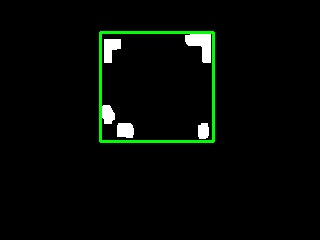
#> input picture imgs/cage_found.jpg, 320 x 240 px, given in place of the camera
$ python ball_tracking.py   (Python 2 division)
#> lines starting #> are read from the running program, lines starting #| are printed output that depends on the picture; after the words box and inside, x2 and y2 are one past the last pixel; in counts of white or black regions, pixels touching at a corner belong together; long printed decimals are rounded
#> further down, frame is the input picture: shape (240, 320, 3); mean B, G, R 5.1, 8.8, 5.1
import numpy as np
import cv2
import imutils
from collections import deque

from imutils.video import VideoStream
import time


class BallTracker:
	def __init__(self):
		self.greenLower = (29, 86, 6)
		self.greenUpper = (64, 255, 255)
		# self.greenLower = (45//2, 45, 10)
		# self.greenUpper = (65//2, 255, 255)
		self.positions = deque(maxlen=2)

	def add_frame(self, frame):
		found, center, radius = False, None, None
		if frame is None:
			return found, center, radius

		# blur the frame, and convert it to the HSVcolor space
		blurred = cv2.GaussianBlur(frame, (11, 11), 0)
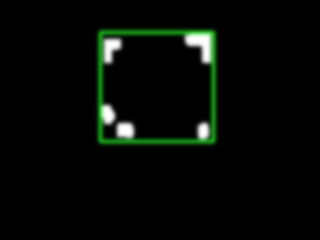
#> blurred: shape (240, 320, 3); mean B, G, R 5.1, 8.8, 5.1
		hsv = cv2.cvtColor(blurred, cv2.COLOR_BGR2HSV)
#> hsv: shape (240, 320, 3); mean H, S, V 7.6, 20.3, 8.9

		# construct a mask for the color "green", then perform
		# a series of dilations and erosions to remove any small
		# blobs left in the mask
		mask = cv2.inRange(hsv, self.greenLower, self.greenUpper)
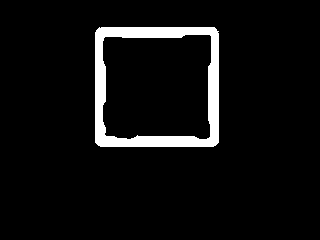
#> mask: shape (240, 320); 5.8% white; 1 white region, box (x1, y1, x2, y2) and area: (95, 27, 219, 147) 4416
		mask = cv2.erode(mask, None, iterations=2)
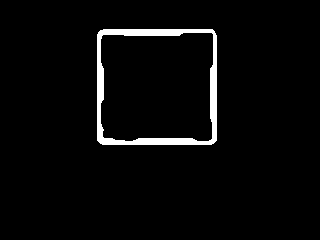
#> mask: shape (240, 320); 3.3% white; 1 white region, box (x1, y1, x2, y2) and area: (97, 29, 217, 145) 2549
		mask = cv2.dilate(mask, None, iterations=2)
#> mask: shape (240, 320); 5.7% white; 1 white region


		# find contours in the mask and initialize the current
		# (x, y) center of the ball
		cnts = cv2.findContours(mask.copy(), cv2.RETR_EXTERNAL, cv2.CHAIN_APPROX_SIMPLE)
#> cnts = 1 contour; box (x1, y1, x2, y2) and area: (95, 27, 219, 147) 14597
		cnts = imutils.grab_contours(cnts)

		# only proceed if at least one contour was found
		if len(cnts) > 0:

			# find the largest contour in the mask, then use
			# it to compute the minimum enclosing circle and
			# centroid
			c = max(cnts, key=cv2.contourArea)
#> c = contour of 20 points, box (x1, y1, x2, y2) (95, 27, 219, 147), area 14597
			((x, y), radius) = cv2.minEnclosingCircle(c)
#> x = 156.5; y = 86.54; radius = 82.81
			M = cv2.moments(c)
#> M = moments, m00 14597, centre m10/m00, m01/m00 = (156.5, 86.52)

			found, center = True, (int(M["m10"] / M["m00"]), int(M["m01"] / M["m00"]))
#> found = True; center = (156, 86)
			x,y=center
#> x = 156; y = 86
			height, width = mask.shape[:2]
#> height = 240; width = 320
			center=(x-width/2,-(y-height/2))
#> center = (-4, 34)

			# only proceed if the radius meets a minimum size
			# if radius > 10:
			# 	self.positions.appendleft(center)
			# 	return True, center

		return found, center, radius


class CageTracker:
    	def __init__(self):
		self.redLower = (0,130,130)
		self.redUpper = (50, 255, 255)
		self.positions = deque(maxlen=2)

	def add_frame(self, frame):
		found, center, radius = False, None, None
		if frame is None:
			return found, center, radius

		# blur the frame, and convert it to the HSVcolor space
		blurred = cv2.GaussianBlur(frame, (11, 11), 0)
		hsv = cv2.cvtColor(blurred, cv2.COLOR_BGR2HSV)

		# construct a mask for the color "green", then perform
		# a series of dilations and erosions to remove any small
		# blobs left in the mask
		mask = cv2.inRange(hsv, self.redLower, self.redUpper)
		mask = cv2.dilate(mask, None, iterations=40)
		mask = cv2.erode(mask, None, iterations=30)

		# find contours in the mask and initialize the current
		cnts, _ = cv2.findContours(mask.copy(), cv2.RETR_EXTERNAL, cv2.CHAIN_APPROX_SIMPLE)

		cnts=np.array(cnts[0])
  		if len(cnts) > 0:
			#finding the optimal rectancle
			x,y,w,h = cv2.boundingRect(cnts)
			found, center = True, (x+w/2,y+h/2)
			x,y=center
   			height, width = mask.shape[:2]
			center=(x-width/2,-(y-height/2))

		return found, center


if __name__ == "__main__":
	bt = BallTracker()

	# Start the videostream
	vs = VideoStream(src=0).start()
	time.sleep(2.0)

	while True:
		# grab the current frame
		frame = vs.read()
		b, center, radius = bt.add_frame(frame)
#> b = True; center = (-4, 34); radius = 82.81
		print(b, center, radius)
#| True (-4, 34) 82.810
